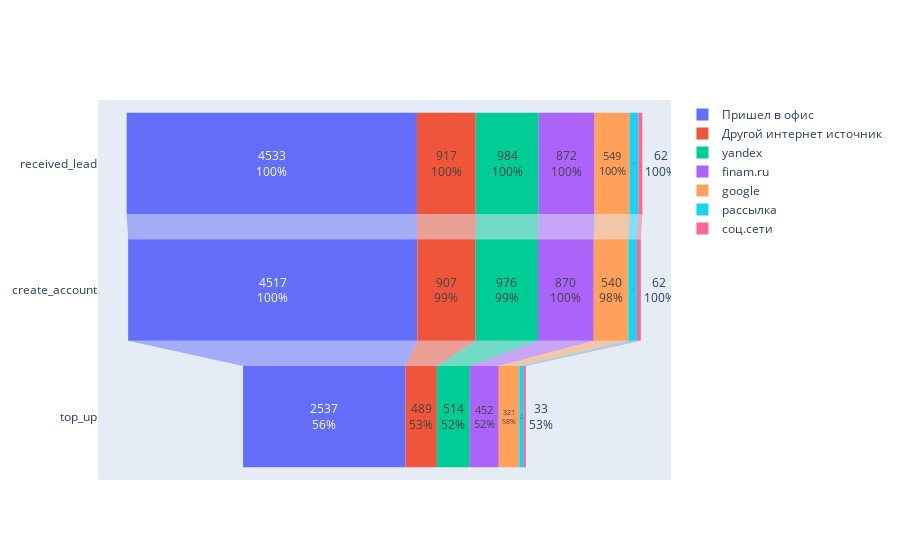

Notebook source saved alongside this figure:
### Code cell
# Возратсная группа 30-50 лет
df_adult = df.query('age >= 30 & age < 50')
df_adult = df_for_funnel(df_adult)
create_funnel(df_adult)

### Figure 1 — Plotly figure (JSON) as saved in the notebook; plotly's stock layout.template omitted (floating-point values rounded to 4 significant figures)
{"data": [{"name": "Пришел в офис", "textinfo": "value+percent initial", "type": "funnel", "x": [4533, 4517, 2537], "y": ["received_lead", "create_account", "top_up"]}, {"name": "Другой интернет источник", "textinfo": "value+percent initial", "type": "funnel", "x": [917, 907, 489], "y": ["received_lead", "create_account", "top_up"]}, {"name": "yandex", "textinfo": "value+percent initial", "type": "funnel", "x": [984, 976, 514], "y": ["received_lead", "create_account", "top_up"]}, {"name": "finam.ru", "textinfo": "value+percent initial", "type": "funnel", "x": [872, 870, 452], "y": ["received_lead", "create_account", "top_up"]}, {"name": "google", "textinfo": "value+percent initial", "type": "funnel", "x": [549, 540, 321], "y": ["received_lead", "create_account", "top_up"]}, {"name": "рассылка", "textinfo": "value+percent initial", "type": "funnel", "x": [135, 133, 70], "y": ["received_lead", "create_account", "top_up"]}, {"name": "соц.сети", "textinfo": "value+percent initial", "type": "funnel", "x": [62, 62, 33], "y": ["received_lead", "create_account", "top_up"]}], "layout": {}}
